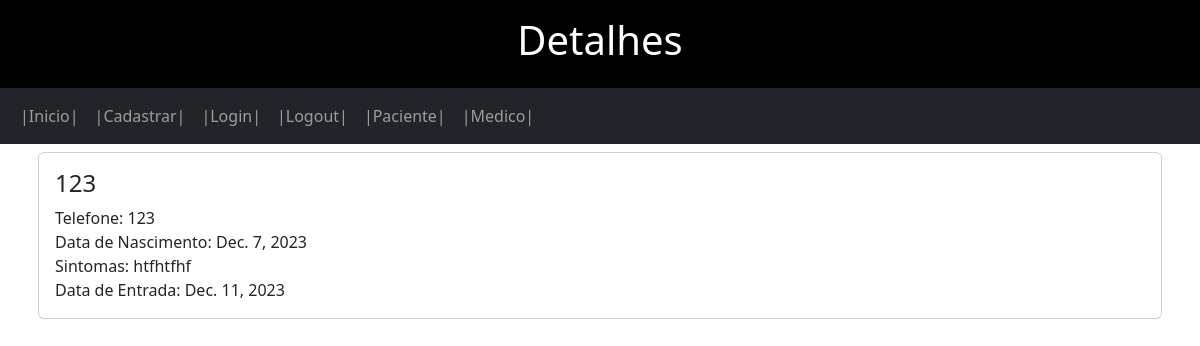
The page /medico/detalhes/11 on the database as committed earlier.
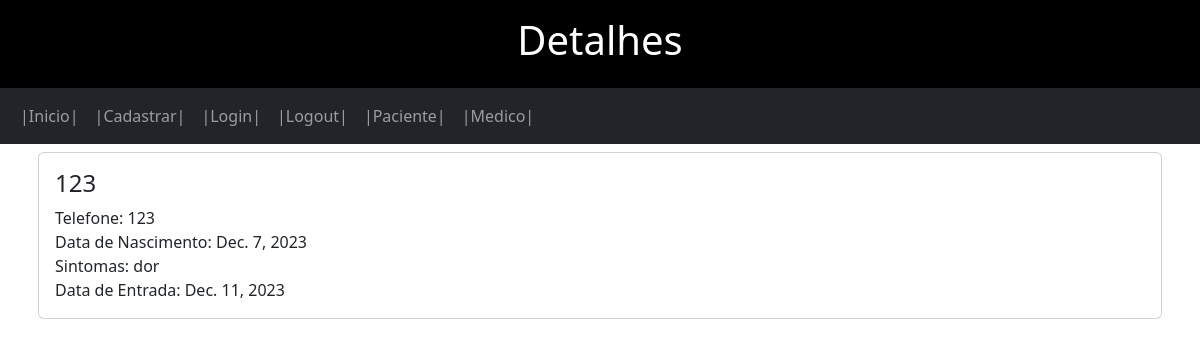
The same page on the database as committed later.
### membros/models.py (models this page shows, shortened)
class Usuario(User):
    nome = models.CharField(max_length=255, null=True)
    tel = models.IntegerField(null=True)
    nascimento = models.DateField(null=True)
    class Meta:
        abstract = True

class Paciente(Usuario):
    sintomas = models.CharField(max_length=255, null=True)
    dataDeEntrada = models.DateField(null=True)
    medicoResponsavel = models.ForeignKey(Medico, on_delete=models.SET_NULL, null=True)
    doente = models.BooleanField(default=False, null=True)

### membros/views.py (the view)
# urls.py: path('medico/detalhes/<int:id>', views.detalhes, name='detalhes'),
def detalhes(request, id):
    template = loader.get_template("detalhes.html")
    x = Paciente.objects.get(id=id)
    context = {
        "x" : x,
    }
    return HttpResponse(template.render(context, request))

### membros/templates/detalhes.html (shortened to what this page needs)
{% extends 'base.html' %}
{% load django_bootstrap5 %}
{% block content %}
<div class="p-3 bg-black text-white text-center">
    <h1>Detalhes</h1>
</div>
<nav class="navbar navbar-expand-sm bg-dark navbar-dark">
    <div class="container-fluid">
        <ul class="navbar-nav">
            <li class="nav-item">
                <a class="nav-link" href="/">|Inicio|</a>
            </li>
            <li class="nav-item">
                <a class="nav-link" href="/cadastro/">|Cadastrar|</a>
            </li>
            <li class="nav-item">
                <a class="nav-link" href="/login/">|Login|</a>
            </li>
            <li>
                <a class="nav-link" href="/logout/">|Logout|</a>
            </li>
            <li>
                <a class="nav-link" href="/paciente/">|Paciente|</a>
            </li>
            <li>
                <a class="nav-link" href="/medico/">|Medico|</a>
            </li>
        </ul>
    </div>
</nav>
<div class="container p-2">
    <div class="card">
        <div class="card-body">
            <h4 class="card-title">{{x.nome}}</h5>
            <p class="card-text">
                Telefone: {{x.tel}}<br>
                Data de Nascimento: {{x.nascimento}}<br>
                Sintomas: {{x.sintomas}}<br>
                Data de Entrada: {{x.dataDeEntrada}}
            </p>
        </div>
    </div>
</div>
{% endblock %}

Rows that differ between the two databases and show on the page:
changed Paciente: sintomas "htfhtfhf" → "dor"
